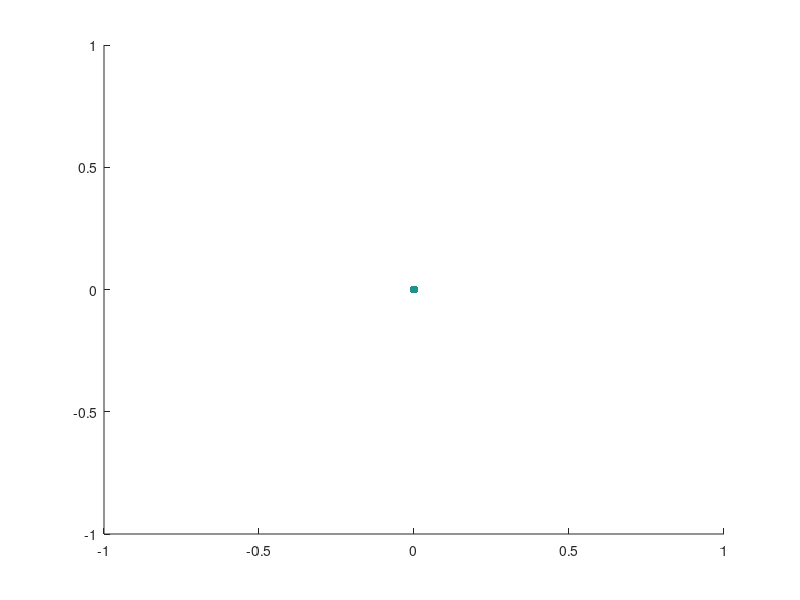

Write the MATLAB code that produced this figure. (Note: this script raises an error after producing the figure.)
%Requires varycolor.m
%x, y should be initialized, and are included in the gitrepo
%Takes bestSolution which is a cell array, with each index representing a car
%and containing an array of customers, and plots them
scatter([0],[0],[],10,'filled');
hold on
scatter(x,y);

colorMatrix = varycolor(length(bestSolution));
for i = 1:length(bestSolution)
    if ~isempty(bestSolution{i})
        line([0 x(bestSolution{i}(1))],[0 y(bestSolution{i}(1))],'Color', colorMatrix(i,:))
        line([0 x(bestSolution{i}(end))],[0 y(bestSolution{i}(end))],'Color', colorMatrix(i,:))
        for j = 1:length(bestSolution{i})-1
            line([x(bestSolution{i}(j)) x(bestSolution{i}(j+1))],[y(bestSolution{i}(j)) y(bestSolution{i}(j+1))],'Color', colorMatrix(i,:))
        end
    end
end



